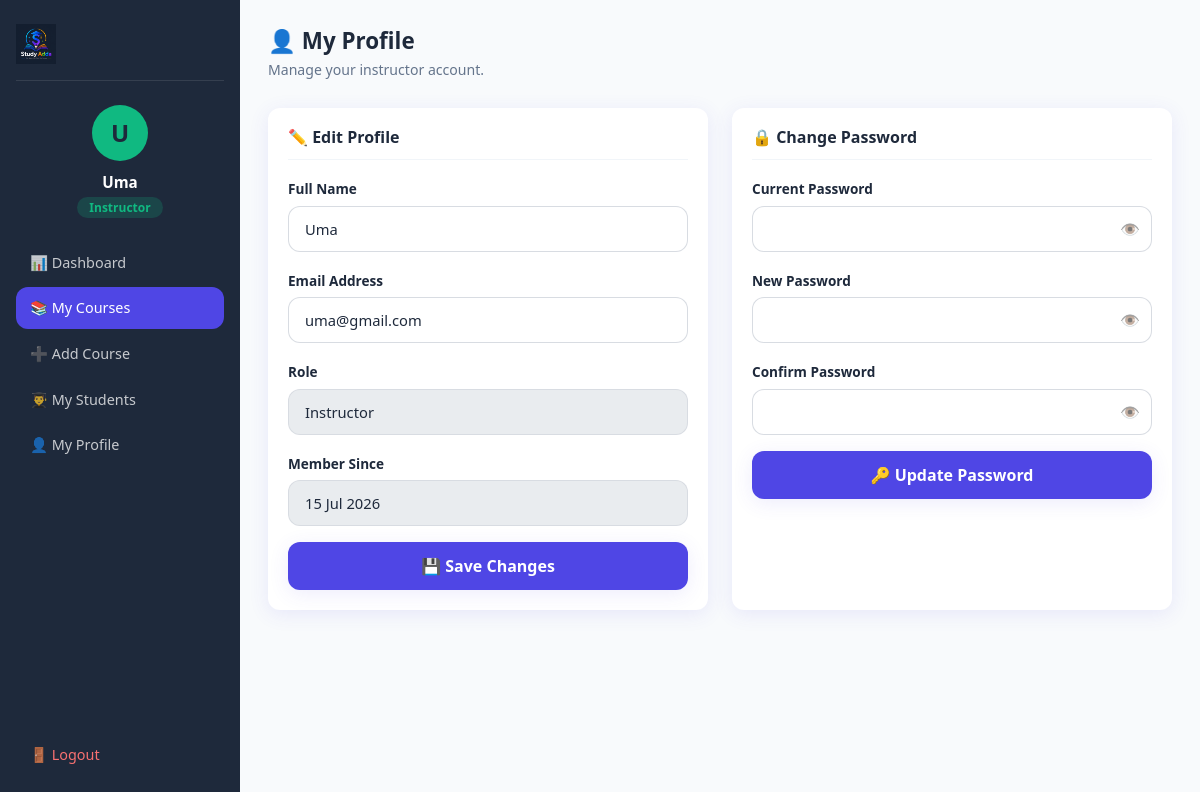
/instructor/profile.php (signed in), run on the app's committed database.
### tables this page shows
CREATE TABLE `users` (
  `id` int(11) NOT NULL,
  `name` varchar(100) NOT NULL,
  `email` varchar(150) NOT NULL,
  `password` varchar(255) NOT NULL,
  `role` enum('student','instructor','admin') DEFAULT 'student',
  `created_at` timestamp NOT NULL DEFAULT current_timestamp(),
  `security_question` varchar(255) DEFAULT NULL,
  `security_answer` varchar(255) DEFAULT NULL
);

### instructor/profile.php (the view, shortened to what this page needs)
<?php
include "../includes/dbconfig.php";
$instructorId = $_SESSION['user_id'];
$stmt = mysqli_prepare($conn, "SELECT name, email, created_at FROM users WHERE id = ?");
mysqli_stmt_bind_param($stmt, "i", $instructorId);
mysqli_stmt_execute($stmt);
$result      = mysqli_stmt_get_result($stmt);
$instructor  = mysqli_fetch_assoc($result);
?>
<!DOCTYPE html>
<html lang="en">
<head>
    <link href="https://cdn.jsdelivr.net/npm/bootstrap@5.3.6/dist/css/bootstrap.min.css"
        rel="stylesheet">
    <link rel="stylesheet"
        href="/MyProject/css/style.css">
</head>
<body class="dashboard-body">
    <div class="dashboard-wrapper">
        <aside class="sidebar">
            <div class="sidebar-logo">
                <a href="/MyProject/index.php">
                    <img src="/MyProject/images/logo-dark.png"
                        alt="Study Adda"
                        height="40">
                </a>
            </div>
            <div class="sidebar-user">
                <div class="sidebar-avatar"
                    style="background:#10b981;">
                    <?php echo strtoupper(substr($instructor['name'], 0, 1)); ?>
                </div>
                <p class="sidebar-name">
                    <?php echo htmlspecialchars($instructor['name']); ?>
                </p>
                <span class="sidebar-role"
                    style="background:rgba(16,185,129,.2);
                  color:#10b981;">
                    Instructor
                </span>
            </div>
            <nav class="sidebar-nav">
                <a href="dashboard.php" class="sidebar-link">
                    📊 Dashboard
                </a>
                <a href="my-courses.php"
                    class="sidebar-link active">
                    📚 My Courses
                </a>
                <a href="add-course.php"
                    class="sidebar-link">
                    ➕ Add Course
                </a>
                <a href="my-students.php"
                    class="sidebar-link">
                    👨‍🎓 My Students
                </a>
                <a href="profile.php"
                    class="sidebar-link">
                    👤 My Profile
                </a>
                <a href="/MyProject/logout.php"
                    class="sidebar-link logout-link">
                    🚪 Logout
                </a>
            </nav>
        </aside>
        <main class="dashboard-main">
            <div class="dashboard-topbar">
                <div>
                    <h4 class="topbar-title">
                        👤 My Profile
                    </h4>
                    <p class="topbar-sub">
                        Manage your instructor account.
                    </p>
                </div>
            </div>
            <div class="row g-4">
                <div class="col-lg-6">
                    <div class="dashboard-card">
                        <div class="dashboard-card-header">
                            <h5 class="dashboard-card-title">
                                ✏️ Edit Profile
                            </h5>
                        </div>
                        <form method="POST">
                            <div class="mb-3">
                                <label class="auth-label">
                                    Full Name
                                </label>
                                <input type="text"
                                    name="name"
                                    class="form-control auth-input"
                                    value="<?php echo htmlspecialchars($instructor['name']); ?>"
                                    required>
                            </div>
                            <div class="mb-3">
                                <label class="auth-label">
                                    Email Address
                                </label>
                                <input type="email"
                                    name="email"
                                    class="form-control auth-input"
                                    value="<?php echo htmlspecialchars($instructor['email']); ?>"
                                    required>
                            </div>
                            <div class="mb-3">
                                <label class="auth-label">
                                    Role
                                </label>
                                <input type="text"
                                    class="form-control auth-input"
                                    value="Instructor"
                                    disabled>
                            </div>
                            <div class="mb-3">
                                <label class="auth-label">
                                    Member Since
                                </label>
                                <input type="text"
                                    class="form-control auth-input"
                                    value="<?php echo date('d M Y', strtotime($instructor['created_at'])); ?>"
                                    disabled>
                            </div>
                            <button type="submit"
                                class="btn enroll-btn w-100">
                                💾 Save Changes
                            </button>
                        </form>
                    </div>
                </div>
                <div class="col-lg-6">
                    <div class="dashboard-card">
                        <div class="dashboard-card-header">
                            <h5 class="dashboard-card-title">
                                🔒 Change Password
                            </h5>
                        </div>
                        <form method="POST">
                            <div class="mb-3">
                                <label class="form-label auth-label">Current Password</label>
                                <div class="position-relative">
                                    <input type="password"
                                        id="current_password"
                                        name="current_password"
                                        class="form-control auth-input"
                                        required>
                                    <span class="toggle-password"
                                        onclick="togglePassword('current_password', this)">
                                        👁️
                                    </span>
                                </div>
                            </div>
                            <div class="mb-3">
                                <label class="form-label auth-label">New Password</label>
                                <div class="position-relative">
                                    <input type="password"
                                        id="new_password"
                                        name="new_password"
                                        class="form-control auth-input"
                                        required>
                                    <span class="toggle-password"
                                        onclick="togglePassword('new_password', this)">
                                        👁️
                                    </span>
                                </div>
                            </div>
                            <div class="mb-3">
                                <label class="form-label auth-label">Confirm Password</label>
                                <div class="position-relative">
                                    <input type="password"
                                        id="confirm_password"
                                        name="confirm_password"
                                        class="form-control auth-input"
                                        required>
                                    <span class="toggle-password"
                                        onclick="togglePassword('confirm_password', this)">
                                        👁️
                                    </span>
                                </div>
                            </div>
                            <button type="submit"
                                class="btn enroll-btn w-100">
                                🔑 Update Password
                            </button>
                        </form>
                    </div>
                </div>
            </div>
        </main>
    </div>
</body>
</html>

### css/style.css (style rules this page uses)
:root { --primary-color: #4f46e5; --primary-hover: #3730a3; --secondary-color: #f59e0b; --text-dark: #1e293b; --text-muted: #64748b; --bg-light: #f8fafc; --bg-welcome: linear-gradient(135deg, #eef2ff 0%, #e0e7ff 100%); --shadow: 0 4px 20px rgba(79, 70, 229, 0.1); --border-radius: 12px; }
body { font-family: "Segoe UI", Tahoma, Geneva, Verdana, sans-serif; color: var(--text-dark); background-color: #fff; }
.enroll-btn { background-color: var(--primary-color); color: #fff; border: none; padding: 12px 28px; border-radius: 8px; font-weight: 600; font-size: 1rem; transition: background-color 0.3s ease, transform 0.2s ease; display: inline-block; text-decoration: none; }
.enroll-btn { background: var(--primary-color); color: #fff; font-weight: 600; padding: 12px 30px; border-radius: var(--border-radius); border: none; box-shadow: var(--shadow); transition: transform 0.25s ease, background 0.25s ease, box-shadow 0.25s ease; }
.form-label { color: var(--text-dark); font-weight: 600; font-size: 0.88rem; margin-bottom: 6px; }
.auth-label { color: var(--text-dark); font-weight: 600; font-size: 0.85rem; margin-bottom: 6px; }
.auth-input { border: 1px solid rgba(100, 116, 139, 0.25); border-radius: var(--border-radius); padding: 11px 16px; font-size: 0.92rem; color: var(--text-dark); transition: border-color 0.2s ease, box-shadow 0.2s ease; }
.auth-input::placeholder { color: rgba(100, 116, 139, 0.6); }
.dashboard-body { background-color: var(--bg-light); min-height: 100vh; }
.dashboard-wrapper { display: flex; min-height: 100vh; }
.sidebar { width: 240px; min-height: 100vh; background: var(--text-dark); padding: 24px 16px; position: fixed; top: 0; left: 0; display: flex; flex-direction: column; gap: 24px; z-index: 100; }
.sidebar-logo { padding-bottom: 16px; border-bottom: 1px solid rgba(255, 255, 255, 0.1); }
.sidebar-user { text-align: center; }
.sidebar-avatar { width: 56px; height: 56px; background: var(--secondary-color); color: var(--text-dark); border-radius: 50%; display: flex; align-items: center; justify-content: center; font-size: 1.5rem; font-weight: 800; margin: 0 auto 10px; }
.sidebar-name { color: #fff; font-weight: 700; font-size: 0.95rem; margin: 0; }
.sidebar-role { background: rgba(245, 158, 11, 0.2); color: var(--secondary-color); font-size: 0.75rem; font-weight: 600; padding: 2px 12px; border-radius: 999px; }
.sidebar-nav { display: flex; flex-direction: column; gap: 4px; flex: 1; }
.sidebar-link { color: rgba(255, 255, 255, 0.75); text-decoration: none; padding: 10px 14px; border-radius: var(--border-radius); font-size: 0.9rem; font-weight: 500; transition: all 0.2s; }
.sidebar-link:hover, .sidebar-link.active { background: var(--primary-color); color: #fff; }
.logout-link { margin-top: auto; color: #f87171 !important; }
.dashboard-main { margin-left: 240px; padding: 28px; flex: 1; min-height: 100vh; }
.dashboard-topbar { display: flex; justify-content: space-between; align-items: flex-start; margin-bottom: 28px; flex-wrap: wrap; gap: 12px; }
.topbar-title { font-size: 1.4rem; font-weight: 700; color: var(--text-dark); margin: 0; }
.topbar-sub { color: var(--text-muted); font-size: 0.88rem; margin: 4px 0 0 0; }
.dashboard-card { background: #fff; border-radius: var(--border-radius); padding: 20px; box-shadow: var(--shadow); height: 100%; }
.dashboard-card-header { display: flex; justify-content: space-between; align-items: center; margin-bottom: 16px; padding-bottom: 12px; border-bottom: 1px solid #f1f5f9; }
.dashboard-card-title { font-size: 1rem; font-weight: 700; color: var(--text-dark); margin: 0; }
.toggle-password { position: absolute; right: 12px; top: 50%; transform: translateY(-50%); cursor: pointer; user-select: none; opacity: 0.6; }

### data on the page
users: name "U", name "Uma", email "uma@gmail.com", created_at "15 Jul 2026"
